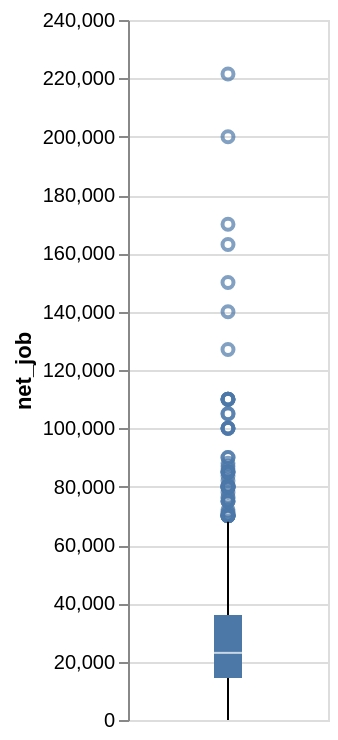

Write notebook code for a chart like this one.
### Code cell
working_data.filter(pl.col('is_employed_has_disablity') == 1).plot.boxplot(y='net_job').properties(width=100, height=350)

### Figure 1 — Vega specification as saved in the notebook (floating-point values rounded to 4 significant figures)
{"$schema": "https://vega.github.io/schema/vega/v6.json", "data": [{"name": "source_0"}, {"name": "data_0"}, {"name": "data_1", "values": [{"net_job": 80000.0}, {"net_job": 163000.0}, {"net_job": 82000.0}, {"net_job": 78000.0}, {"net_job": 70000.0}, {"net_job": 90000.0}, {"net_job": 85000.0}, {"net_job": 83700.0}, {"net_job": 88000.0}, {"net_job": 80000.0}, {"net_job": 100000.0}, {"net_job": 75000.0}, {"net_job": 71200.0}, {"net_job": 85000.0}, {"net_job": 80000.0}, {"net_job": 70000.0}, {"net_job": 79500.0}, {"net_job": 110000.0}, {"net_job": 76500.0}, {"net_job": 80000.0}, {"net_job": 86000.0}, {"net_job": 200000.0}, {"net_job": 80000.0}, {"net_job": 105000.0}, {"net_job": 105000.0}, {"net_job": 110000.0}, {"net_job": 110000.0}, {"net_job": 110000.0}, {"net_job": 221500.0}, {"net_job": 70000.0}, {"net_job": 70000.0}, {"net_job": 80400.0}, {"net_job": 70000.0}, {"net_job": 70000.0}, {"net_job": 75000.0}, {"net_job": 110000.0}, {"net_job": 76000.0}, {"net_job": 71000.0}, {"net_job": 90000.0}, {"net_job": 85000.0}, {"net_job": 70000.0}, {"net_job": 70000.0}, {"net_job": 100000.0}, {"net_job": 87000.0}, {"net_job": 75000.0}, {"net_job": 85000.0}, {"net_job": 72000.0}, {"net_job": 100000.0}, {"net_job": 80000.0}, {"net_job": 170000.0}, {"net_job": 127000.0}, {"net_job": 140000.0}, {"net_job": 150000.0}, {"net_job": 100000.0}]}, {"name": "data_2"}, {"name": "data_3", "values": [{"lower_box_net_job": 14360.0, "lower_whisker_net_job": 0.0, "upper_whisker_net_job": 68000.0}]}, {"name": "data_4", "values": [{"lower_whisker_net_job": 0.0, "upper_box_net_job": 36000.0, "upper_whisker_net_job": 68000.0}]}, {"name": "data_5"}, {"name": "data_6", "values": [{"lower_box_net_job": 14360.0, "max_net_job": 221500.0, "mid_box_net_job": 23020.0, "min_net_job": 0.0, "upper_box_net_job": 36000.0}]}, {"name": "data_7", "values": [{"lower_box_net_job": 14360.0, "max_net_job": 221500.0, "mid_box_net_job": 23020.0, "min_net_job": 0.0, "upper_box_net_job": 36000.0}]}], "marks": [{"type": "symbol", "name": "layer_0_layer_0_marks", "from": {"data": "data_1"}, "encode": {"update": {"y": {"field": "net_job", "scale": "y"}, "x": {"signal": "width", "mult": 0.5}, "fill": {"value": "transparent"}, "opacity": {"value": 0.7}, "stroke": {"value": "#4c78a8"}}}, "style": ["point", "boxplot-outliers"]}, {"type": "rule", "name": "layer_0_layer_1_layer_0_marks", "from": {"data": "data_3"}, "encode": {"update": {"tooltip": {"signal": "{\"Upper Whisker of net_job\": format(datum[\"upper_whisker_net_job\"], \"\"), \"Lower Whisker of net_job\": format(datum[\"lower_whisker_net_job\"], \"\")}"}, "y": {"field": "lower_whisker_net_job", "scale": "y"}, "y2": {"field": "lower_box_net_job", "scale": "y"}, "x": {"signal": "width", "mult": 0.5}, "stroke": {"value": "black"}}}, "style": ["rule", "boxplot-rule"], "aria": false}, {"type": "rule", "name": "layer_0_layer_1_layer_1_marks", "from": {"data": "data_4"}, "encode": {"update": {"stroke": {"value": "black"}, "tooltip": {"signal": "{\"Upper Whisker of net_job\": format(datum[\"upper_whisker_net_job\"], \"\"), \"Lower Whisker of net_job\": format(datum[\"lower_whisker_net_job\"], \"\")}"}, "x": {"signal": "width", "mult": 0.5}, "y": {"field": "upper_box_net_job", "scale": "y"}, "y2": {"field": "upper_whisker_net_job", "scale": "y"}}}, "style": ["rule", "boxplot-rule"], "aria": false}, {"type": "rect", "name": "layer_1_layer_0_marks", "from": {"data": "data_6"}, "encode": {"update": {"y2": {"field": "upper_box_net_job", "scale": "y"}, "y": {"field": "lower_box_net_job", "scale": "y"}, "fill": {"value": "#4c78a8"}, "tooltip": {"signal": "{\"Max of net_job\": format(datum[\"max_net_job\"], \"\"), \"Q3 of net_job\": format(datum[\"upper_box_net_job\"], \"\"), \"Median of net_job\": format(datum[\"mid_box_net_job\"], \"\"), \"Q1 of net_job\": format(datum[\"lower_box_net_job\"], \"\"), \"Min of net_job\": format(datum[\"min_net_job\"], \"\")}"}, "width": {"value": 14}, "xc": {"signal": "width", "mult": 0.5}}}, "style": ["bar", "boxplot-box"]}, {"type": "rect", "name": "layer_1_layer_1_marks", "from": {"data": "data_7"}, "encode": {"update": {"height": {"value": 1}, "fill": [{"value": "#4c78a8", "test": "datum['lower_box_net_job'] >= datum['upper_box_net_job']"}, {"value": "white"}], "yc": {"field": "mid_box_net_job", "scale": "y"}, "xc": {"signal": "width", "mult": 0.5}, "width": {"value": 14}, "opacity": {"value": 0.7}, "tooltip": {"signal": "{\"Max of net_job\": format(datum[\"max_net_job\"], \"\"), \"Q3 of net_job\": format(datum[\"upper_box_net_job\"], \"\"), \"Median of net_job\": format(datum[\"mid_box_net_job\"], \"\"), \"Q1 of net_job\": format(datum[\"lower_box_net_job\"], \"\"), \"Min of net_job\": format(datum[\"min_net_job\"], \"\")}"}}}, "style": ["tick", "boxplot-median"], "aria": false}], "scales": [{"name": "y", "type": "linear", "domain": {"fields": [{"data": "data_1", "field": "net_job"}, {"data": "data_3", "field": "lower_whisker_net_job"}, {"data": "data_3", "field": "lower_box_net_job"}, {"data": "data_4", "field": "upper_box_net_job"}, {"data": "data_4", "field": "upper_whisker_net_job"}, {"data": "data_6", "field": "lower_box_net_job"}, {"data": "data_6", "field": "upper_box_net_job"}, {"data": "data_7", "field": "mid_box_net_job"}]}, "range": [{"signal": "height"}, 0], "zero": true, "nice": true}], "axes": [{"scale": "y", "labels": false, "domain": false, "minExtent": 0, "grid": true, "orient": "left", "ticks": false, "aria": false, "maxExtent": 0, "zindex": 0, "tickCount": {"signal": "ceil(height/40)"}}, {"scale": "y", "tickCount": {"signal": "ceil(height/40)"}, "orient": "left", "grid": false, "zindex": 0, "title": "net_job", "labelOverlap": true}], "background": "white", "padding": 5, "height": 350, "width": 100, "style": "cell"}
